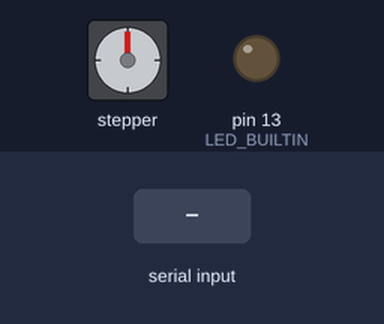
Bench run of a sketch on a simulated Arduino Mega 2560, built with avr-gcc and run on an emulated ATmega2560. Parts: stepper motor, output pins drawn as LEDs (lit = HIGH). Wiring (inferred from the names in the program): stepper motor driver (400 steps per turn assumed): step pin 30; direction pin 28. The inputs (shaded band) are chosen by the test bench. Pins used as bus, display or sensor lines are not drawn.

Above: at 1.2 s.
1.3 s: "90,45\n" received over Serial
At 2.9 s:
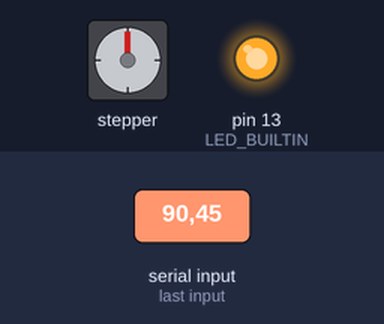
3.8 s: "30,150\n" received over Serial
At 30.3 s:
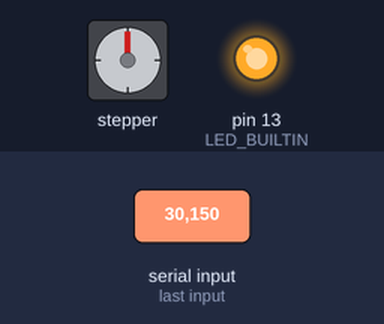
Timing chart, 0 to 30.8 s (numbered marks = the images above; inputs shaded):
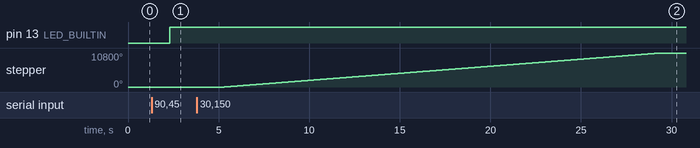

Measured:
- after the input at 1.3 s, pin 13 (LED_BUILTIN): LOW → HIGH after 1.0 s
- after the input at 3.8 s, stepper: turns 10800° clockwise in 24.1 s, starting after 1.5 s

The sketch:

serial_test_stepper.ino
```cpp
#define dirPin 28
#define stepPin 30
#define stepsPerRevolution 400

void setup() {
  Serial.begin(115200);
  pinMode(stepPin, OUTPUT);
  pinMode(dirPin, OUTPUT);
  pinMode(LED_BUILTIN, OUTPUT);
}
void loop() {
   if (Serial.available())
    {
        //Servo1.write(0);
        //digitalWrite(LED_BUILTIN, LOW);
        //delay(2000);
        String a = Serial.readString();
        int rotations = a.toInt();
        digitalWrite(LED_BUILTIN, HIGH);
        //delay(1000);

        digitalWrite(dirPin, HIGH);

        // Spin the stepper motor 1 revolution quickly:
        for (int i = 0; i < rotations*stepsPerRevolution; i++) {
          // These four lines result in 1 step:
          digitalWrite(stepPin, HIGH);
          delayMicroseconds(1000);
          digitalWrite(stepPin, LOW);
          delayMicroseconds(1000);
        }

        delay(2000);
    }
}
```
